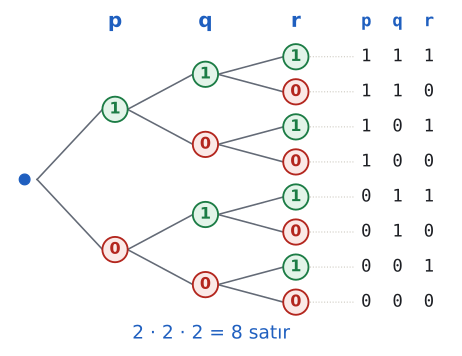

Python code for this plot:
import sys; sys.path.insert(0, "tools")
from cizim import *

# p, q, r için doğruluk durumu ağacı: her önerme dalı ikiye ayırır, 2·2·2 = 8 satır.
fig, ax = sekil(6, 4.6)
ax.axis("off")
X = [0, 1.6, 3.2, 4.8]          # kök, p, q, r sütunları
SATIR_X = 6.6                    # satır yazıları
yapr = [7 - i for i in range(8)]  # 8 yaprağın y'si

def agac(sev, y_list, yol, px, py):
    if sev == 3:
        y = y_list[0]
        ax.plot([px + 0.25, SATIR_X - 0.75], [py, y], color=CIZGI, lw=0.8, ls=":")
        ax.text(SATIR_X, y, "  ".join(map(str, yol)), ha="center", va="center", fontsize=13,
                family="DejaVu Sans Mono", color=YAZI)
        return
    yarim = len(y_list) // 2
    for deger, grup in ((1, y_list[:yarim]), (0, y_list[yarim:])):
        yc = sum(grup) / len(grup)
        x = X[sev + 1]
        ax.plot([px + 0.22, x - 0.22], [py, yc], color=SOLUK, lw=1.2)
        renk = YESIL if deger == 1 else KIRMIZI
        ax.plot(x, yc, "o", markersize=19, markerfacecolor=YESIL_ACIK if deger else KIRMIZI_ACIK,
                markeredgecolor=renk, markeredgewidth=1.4, zorder=4)
        ax.text(x, yc, str(deger), ha="center", va="center", color=renk, fontsize=12, zorder=5, fontweight="bold")
        agac(sev + 1, grup, yol + [deger], x, yc)

ax.plot(X[0], 3.5, "o", color=MAVI, markersize=8)
agac(0, yapr, [], X[0], 3.5)
for x, ad in zip(X[1:], ["p", "q", "r"]):
    ax.text(x, 8.0, ad, ha="center", va="center", color=MAVI, fontsize=15, fontweight="bold")
ax.text(SATIR_X, 8.0, "p  q  r", ha="center", va="center", color=MAVI, fontsize=13,
        family="DejaVu Sans Mono", fontweight="bold")
ax.text(3.3, -0.9, "2 · 2 · 2 = 8 satır", ha="center", va="center", color=MAVI, fontsize=14)
ax.set_xlim(-0.3, 7.6); ax.set_ylim(-1.3, 8.4)
kaydet(fig, __file__)
